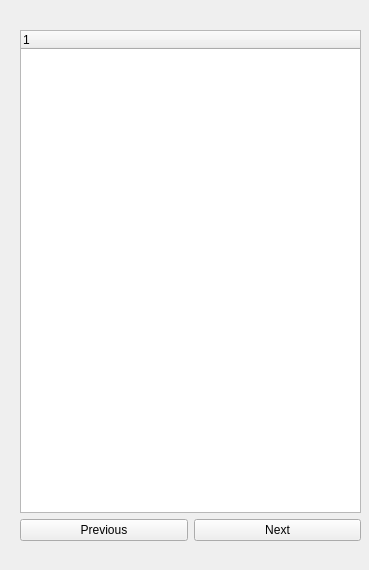
<?xml version="1.0" encoding="UTF-8"?>
<ui version="4.0">
 <class>TreeWidget</class>
 <widget class="QWidget" name="TreeWidget">
  <property name="geometry">
   <rect>
    <x>0</x>
    <y>0</y>
    <width>369</width>
    <height>570</height>
   </rect>
  </property>
  <property name="windowTitle">
   <string>Form</string>
  </property>
  <widget class="QWidget" name="gridLayoutWidget">
   <property name="geometry">
    <rect>
     <x>20</x>
     <y>30</y>
     <width>341</width>
     <height>511</height>
    </rect>
   </property>
   <layout class="QGridLayout" name="gridLayout">
    <item row="2" column="0" colspan="2">
     <layout class="QGridLayout" name="buttonLayout">
      <item row="1" column="1">
       <widget class="QPushButton" name="nextButton">
        <property name="text">
         <string>Next</string>
        </property>
       </widget>
      </item>
      <item row="1" column="0">
       <widget class="QPushButton" name="previousButton">
        <property name="text">
         <string>Previous</string>
        </property>
       </widget>
      </item>
     </layout>
    </item>
    <item row="0" column="0" rowspan="2" colspan="2">
     <layout class="QGridLayout" name="treeLayout">
      <item row="0" column="0">
       <widget class="QTreeWidget" name="treeWidget">
        <property name="enabled">
         <bool>true</bool>
        </property>
        <column>
         <property name="text">
          <string notr="true">1</string>
         </property>
        </column>
       </widget>
      </item>
     </layout>
    </item>
   </layout>
  </widget>
 </widget>
 <resources/>
 <connections/>
</ui>
